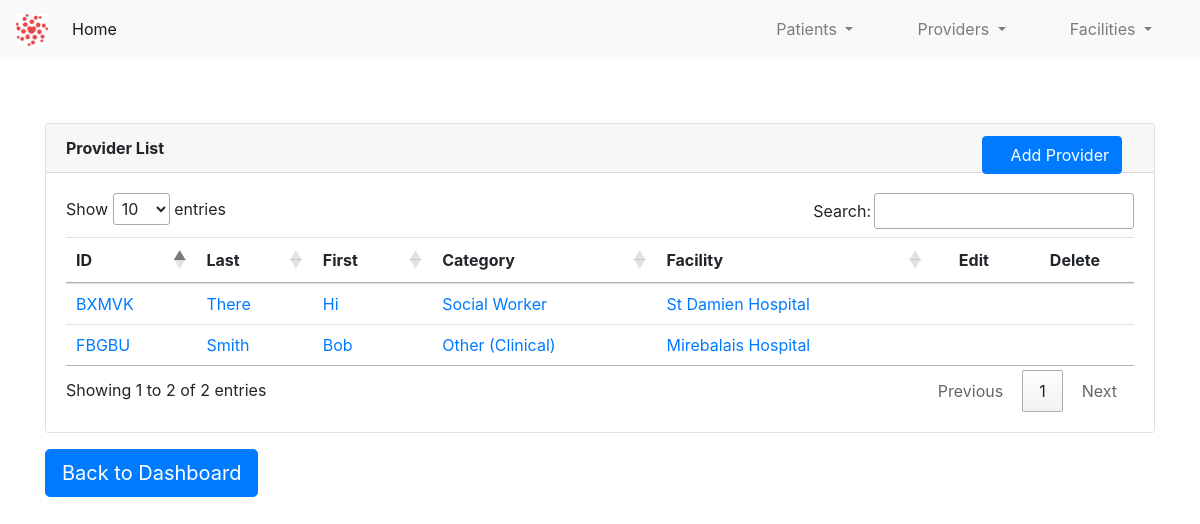
Page /providers/ on the committed database.
### app/providers/provider_model.py (models this page shows, shortened)
class Provider(db.Model):
    id = db.Column(db.Integer, primary_key=True)
    first_name = db.Column(db.String(30), index=True, nullable=False, info={'label': 'First Name'})
    last_name = db.Column(db.String(30), index=True, nullable=False, info={'label': 'Last Name'})
    provider_id = db.Column(db.String(10), index=True)
    provider_category_id = db.Column(db.Integer, db.ForeignKey('provider_category.id'))
    provider_facility_id = db.Column(db.Integer, db.ForeignKey('facility.id'))
    provider_category = db.relationship(ProviderCategory)
    provider_facility = db.relationship(Facility)

class ProviderCategory(db.Model):
    id = db.Column(db.Integer, primary_key=True)
    code_name = db.Column(db.String(30), index=True, nullable=False)
    name = db.Column(db.String(60), index=True, nullable=False)
    def __str__(self):
        return self.name

### app/facilities/facility_model.py (models this page shows, shortened)
class Facility(db.Model):
    id = db.Column(db.Integer, primary_key=True)
    facility_name = db.Column(db.String(30), index=True, nullable=False, info={'label': 'Facility Name'})
    facility_id = db.Column(db.String(10), index=True)
    facility_category_id = db.Column(db.Integer, db.ForeignKey('facility_category.id'))
    facility_category = db.relationship(FacilityCategory)
    def __str__(self):
        return self.facility_name

### app/providers/provider.py (the view)
@provider_bp.route('/')
def view_provider_list():
    provider_list = Provider.query.all()
    return render_template('providers.html', title="Provider List", provider_list=provider_list)

### app/providers/templates/providers.html (shortened to what this page needs)
{% extends "base.html" %}
{% block content %}
    <div class="container" style="margin-top: 4rem">
        <div class="card">
          <div class="card-header">
              <b>Provider List</b>
              <a class="btn btn-primary" href="/providers/new" role="button" style="position: absolute; right: 2rem">
                      &emsp;Add Provider
              </a>
          </div>
          <div class="card-body">
              <table class="table table-hover table-sm" id="provider-list-table">
                  <thead>
                    <tr>
                      <th scope="col">ID</th>
                      <th scope="col">Last</th>
                      <th scope="col">First</th>
                      <th scope="col">Category</th>
                      <th scope="col">Facility</th>
                      <th style="text-align: center; vertical-align: middle" scope="col" class="no-sort">Edit</th>
                      <th style="text-align: center; vertical-align: middle" scope="col" class="no-sort">Delete</th>
                    </tr>
                  </thead>
                  <tbody>
                  {% for provider in provider_list %}
                    <tr>
                      <td><a href="/providers/view/{{provider.provider_id}}">{{ provider.provider_id }}</a></td>
                      <td><a href="/providers/view/{{provider.provider_id}}">{{ provider.last_name }}</a></td>
                      <td><a href="/providers/view/{{provider.provider_id}}">{{ provider.first_name }}</a></td>
                      <td><a href="/providers/view/{{provider.provider_id}}">{{ provider.provider_category }}</a></td>
                      <td><a href="/providers/view/{{provider.provider_id}}">{{ provider.provider_facility }}</a></td>
                        <td style="text-align: center; vertical-align: middle"><a href="/providers/edit/{{provider.provider_id}}"></a></td>
                        <td style="text-align: center; vertical-align: middle"><a href="/providers/delete/{{ provider.provider_id }}"></a></td>
                    </tr>
                  {% endfor %}
                  </tbody>
              </table>
          </div>
        </div>
        <a class="btn btn-primary btn-lg mt-3" href="/index" role="button">
              Back to Dashboard</a>
    </div>
{% endblock %}

### rows in the picture
Provider: provider_id "FBGBU", last_name "Smith", first_name "Bob", provider_category "Other (Clinical)", provider_facility "Mirebalais Hospital"
Provider: provider_id "BXMVK", last_name "There", first_name "Hi", provider_category "Social Worker", provider_facility "St Damien Hospital"
